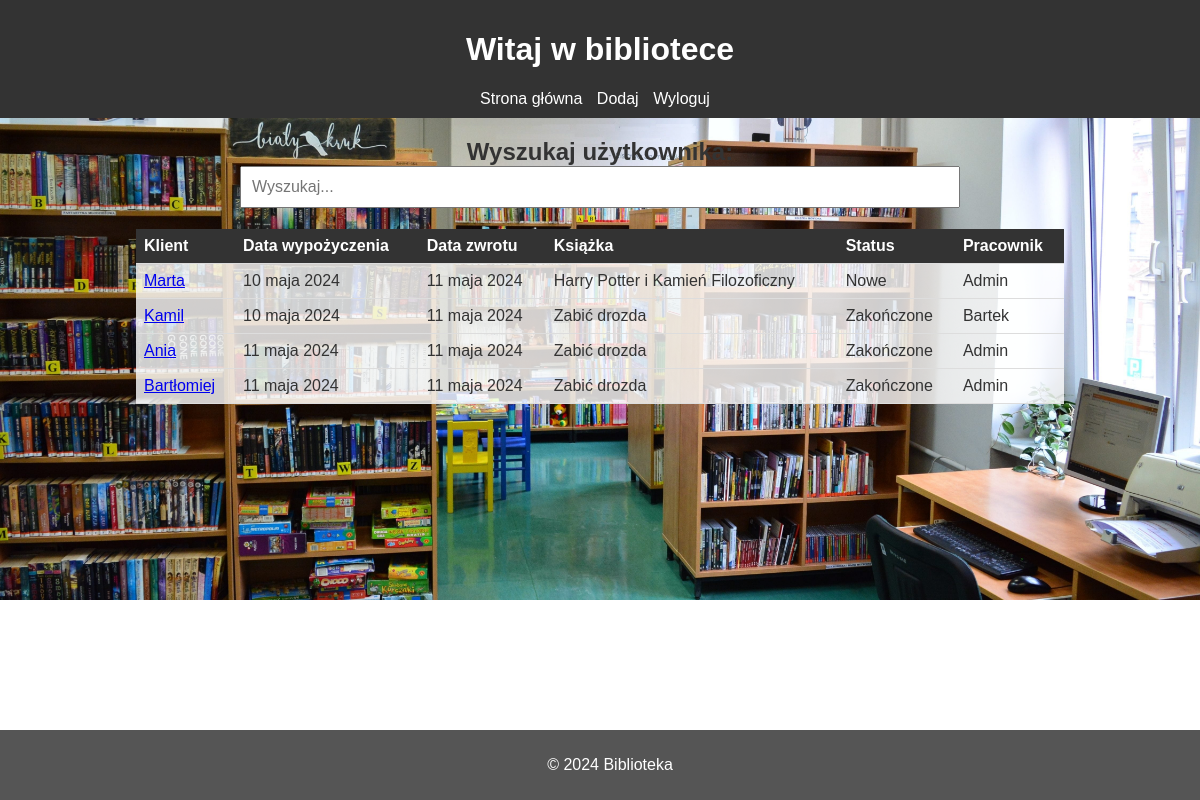
The page /rents (signed in) on the database its author committed.
### bibliotekarz/models.py (models this page shows, shortened)
class Wypozyczenia(models.Model):
    Stany =[
        (0,'Nowe'),
        (1,'Przedłużone'),
        (2,'Po terminie'),
        (3,'Zakończone')
    ]
    Data = models.DateField(null=False)
    Data_zwrotu = models.DateField(null=False)
    Stan = models.IntegerField(choices=Stany)
    KsiazkaID = models.ForeignKey(Ksiazki, on_delete=models.CASCADE)
    PracownikID = models.ForeignKey(User, on_delete=models.CASCADE, related_name='pracownik')
    KlientID = models.ForeignKey(User, on_delete=models.CASCADE, related_name='klient')
    def get_stan_display(self):
        return dict(self.Stany)[self.Stan]

class Ksiazki(models.Model):
    Stany = [
        ('Dostępna','Dostępna'),
        ('Wypożyczona','Wypozyczona')
    ]
    Tytul = models.CharField(max_length=100, null=False)
    Autor = models.CharField(max_length=50, null=False)
    Gatunek = models.ForeignKey(Gatunki, on_delete=models.CASCADE)
    Liczba_stron = models.IntegerField()
    Wydawnictwo = models.CharField(max_length=50)
    Rok_wydania = models.IntegerField()
    Cena = models.DecimalField(decimal_places=2, max_digits=5)
    Liczba_egzamplarzy = models.IntegerField()
    Opis = models.CharField(max_length=1000)
    Stan = models.CharField(choices=Stany, max_length=20)
    def __str__(self) -> str:
        return self.Tytul

### uzytkownicy/models.py (models this page shows, shortened)
class User(AbstractUser):
    choices = [(0, 'Męźczyzna'),
               (1, 'Kobieta')]
    Telefon = models.CharField(max_length=9,null=False, validators=[regex_telefon])
    Pesel = models.CharField(max_length=11, unique=True, null=False, validators=[regex_pesel, validate_pesel])
    Data_urodzenia = models.DateField(null = False)
    current_password = models.CharField(max_length=15, null=False, blank=False, validators=[password_validator])
    password_1 = models.CharField(max_length=15, null=False, blank=False, validators=[password_validator])
    password_2 = models.CharField(max_length=15, null=False, blank=False, validators=[password_validator])
    password_3 = models.CharField(max_length=15, null=False, blank=False, validators=[password_validator])
    passwords_attempts = models.IntegerField(default=0)
    Plec = models.IntegerField(choices=choices, null=False)
    Bibliotekarz = models.BooleanField(default = False)
    ManagerBiblioteki = models.BooleanField(default = False)
    utworzony = models.DateTimeField(auto_now_add=True)
    edytowany = models.DateTimeField(auto_now=True)
    is_deleted = models.BooleanField(default=False)
    is_password_changed = models.BooleanField(default=False)
    REQUIRED_FIELDS = ['Telefon', 'Pesel', 'Data_urodzenia', 'Plec']

### bibliotekarz/views.py (the view)
# urls.py: path('rents', viewsb.ListRentsView.as_view(), name='rents'),
class ListRentsView(ListView):
    model = Permission
    template_name = 'rents.html'
    context_object_name = 'rents'
    def get_queryset(self):
        query = self.request.GET.get('q')
        if query != None:
            rents = Wypozyczenia.objects.filter(Q(KlientID__username__icontains=query) |
                                            Q(PracownikID__username__icontains=query) |
                                            Q(Stan__icontains=query))
            return rents
        else:
            rents = Wypozyczenia.objects.all()
            return rents

### bibliotekarz/templates/rents.html (shortened to what this page needs)
<!DOCTYPE html>
{% load static %}
<html lang="en">
<head>
</head>
<body>
    <header>
        <h1>Witaj w bibliotece</h1>
        <nav>
            <ul>
                <li><a href="{% url 'home' %}">Strona główna</a></li>
                <li><a href="{% url 'register-book' %}">Dodaj</a></li>
                {% if user.is_authenticated %}
                <li><a href="{% url 'logout' %}">Wyloguj</a></li>
            {% else %}
                <li><a href="{% url 'login' %}">Zaloguj</a></li>
            {% endif %}
            </ul>
        </nav>
    </header>
    <main>
        {% if page == None %}
        <form action="" method="get">
            <label for="search">Wyszukaj użytkownika:</label>
            <br>
            <input id="search" name="q" type="text" placeholder="Wyszukaj...">
        </form>
        {% endif %}
        <table>
            <tr>
                <th>Klient</th>
                <th>Data wypożyczenia</th>
                <th>Data zwrotu</th>
                <th>Książka</th>
                <th>Status</th>
                <th>Pracownik</th>
            </tr>
            {% for rent in rents %}
            <tr>
                <td><a href="{% url 'rent' rent.id %}">{{ rent.KlientID.first_name }}</a></td>
                <td>{{ rent.Data }}</td>
                <td>{{ rent.Data_zwrotu }}</td>
                <td>{{ rent.KsiazkaID }}</td>
                <td>{{ rent.get_stan_display }}</td>
                <td>{{ rent.PracownikID }}</td>
            </tr>
            {% endfor %}
        </table>
    </main>
    <footer>
        <p>&copy; 2024 Biblioteka</p>
    </footer>
</body>
</html>

### rows shown on the page
Wypozyczenia: KlientID.first_name "Marta", Data "10 maja 2024", Data_zwrotu "11 maja 2024", KsiazkaID "Harry Potter i Kamień Filozoficzny", stan "Nowe", PracownikID "Admin"
Wypozyczenia: KlientID.first_name "Kamil", Data "10 maja 2024", Data_zwrotu "11 maja 2024", KsiazkaID "Zabić drozda", stan "Zakończone", PracownikID "Bartek"
Wypozyczenia: KlientID.first_name "Ania", Data "11 maja 2024", Data_zwrotu "11 maja 2024", KsiazkaID "Zabić drozda", stan "Zakończone", PracownikID "Admin"
Wypozyczenia: KlientID.first_name "Bartłomiej", Data "11 maja 2024", Data_zwrotu "11 maja 2024", KsiazkaID "Zabić drozda", stan "Zakończone", PracownikID "Admin"
